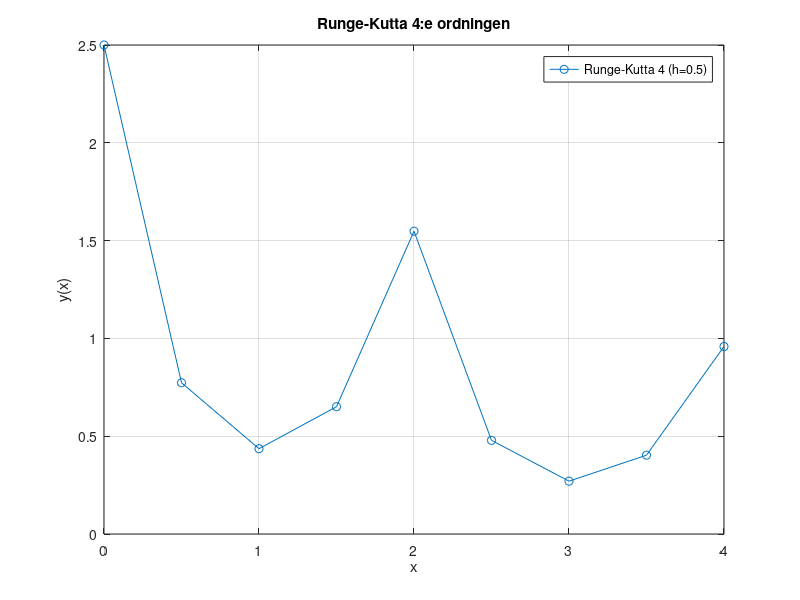

MATLAB code for this plot:
% 1 c) Använd Runge Kuttas istället för Euler
% Men Runge-Kutta-metoder kan vara av högre ordning, t.ex. RK4 har ett fel som minskar som O(h^4)
% Vilket innebär att vi kan få mycket mer noggrannhet utan att behöva göra steglängden jätteliten.


clc; clear; close all;

% Definiera differentialekvationen dy/dx = f(x, y)
f = @(x, y) -((1/6) + (pi * sin(pi * x) / (1.6 - cos(pi * x)))) * y;

% Parametrar
y0 = 2.5;   % Begynnelsevärde
x0 = 0;     % Startpunkt
x_end = 4;  % Slutpunkt

% -----------------------------
h = 0.5;    % Steglängd - testa olika och se
% -----------------------------

n_steps = (x_end - x0) / h;  % Antal steg
x_vals = linspace(x0, x_end, n_steps + 1);
y_vals = zeros(1, n_steps + 1);
y_vals(1) = y0;

% Runge-Kutta 4:e ordningen
for i = 1:n_steps
    x_n = x_vals(i);
    y_n = y_vals(i);
    
    k1 = f(x_n, y_n);
    k2 = f(x_n + h/2, y_n + (h/2) * k1);
    k3 = f(x_n + h/2, y_n + (h/2) * k2);
    k4 = f(x_n + h, y_n + h * k3);
    
    y_vals(i + 1) = y_n + (h/6) * (k1 + 2*k2 + 2*k3 + k4);
end

% Plotta lösningen
figure;
plot(x_vals, y_vals, 'o-', 'DisplayName', 'Runge-Kutta 4 (h=0.5)');
xlabel('x');
ylabel('y(x)');
title('Runge-Kutta 4:e ordningen');
legend;
grid on;
